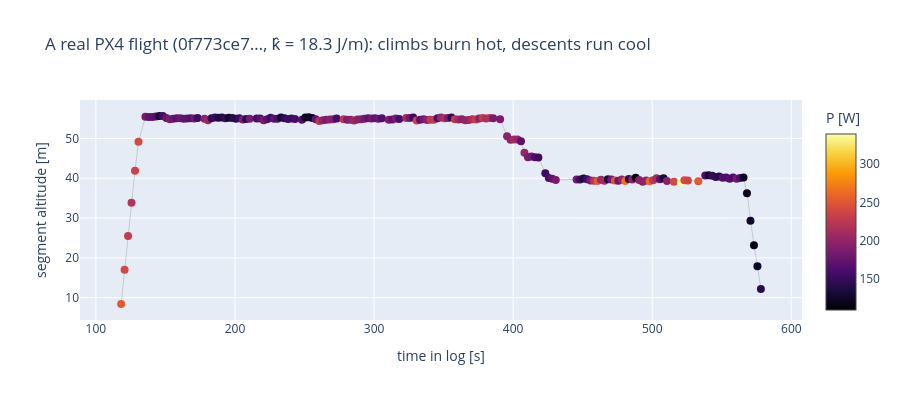

The notebook cell saved with this chart:
### Markdown cell above
## 7. The real fleet: the ledger on the physical world

Everything above ran on the synthetic bridge, so every number was checkable.
Now the **same estimator — not one line changed** — on real crowd-sourced PX4
Flight Review logs (CC-BY). Five flights of three physical vehicles are frozen
as a test fixture (`tests/fixtures/uav/real_segments.csv`), so this section
always runs offline; when the full curated corpus
(`data/uav_fleet/segments.parquet`) is present, it reproduces the fleet headline:

> **From 129 crowd-sourced flights of 33 multirotors: climb costs more (k > 0)
> in 98%**, median `k` = 7.9 J/m (physical for a ~1 kg quad at `η↑ ≈ 0.65`), and
> `k` is a **per-vehicle constant** — median within-vehicle CV 0.35 against
> cross-vehicle CV 2.09, a six-fold separation. And by §5, none of it was
> readable from the flight paths.

Real data is also where the honest boundaries live: ~59% of public logs carry no
current sensor, most of the rest never climb — the ledger is unidentifiable
without vertical dynamic range, so `ledger_conditioned` gates each flight on its
*geometry*, before any fit. The survivorship path (421k public logs → 129
conditioned flights) is recorded in `spec/uav_energy_gauge_OUTCOMES.md`.

### Code cell
fixture = pd.read_csv(_p / "tests" / "fixtures" / "uav" / "real_segments.csv")
ks_fix = k_series(fit_per_log(fixture)).sort_values()
print(f"frozen fixture: {fixture['log_id'].nunique()} real flights, "
      f"{len(fixture)} segments, {fixture['vehicle_uuid'].nunique()} physical vehicles")
print("per-flight ledger k̂ [J/m]:",
      "  ".join(f"{str(l)[:8]}…={k:.1f}" for l, k in ks_fix.items()))

# One real flight, seen the way the estimator sees it: altitude vs time,
# each segment colored by its electrical power — the climbs burn hot.
lid = fixture["log_id"].value_counts().idxmax()
g = fixture[fixture["log_id"] == lid].sort_values("t0")
fig = go.Figure(go.Scatter(
    x=np.array(g["t0"]), y=np.array(g["mid_z"]), mode="markers+lines",
    line=dict(color="rgba(120,120,120,0.3)", width=1),
    marker=dict(size=8, color=np.array(g["energy"] / g["dt"]), colorscale="Inferno",
                colorbar=dict(title="P [W]")),
))
fig.update_layout(height=400, paper_bgcolor="white",
                  title=f"A real PX4 flight ({str(lid)[:8]}…, k̂ = {ks_fix[lid]:.1f} J/m): "
                        "climbs burn hot, descents run cool",
                  xaxis_title="time in log [s]", yaxis_title="segment altitude [m]")
fig.show()

### Figure 1 — Plotly figure (JSON) as saved in the notebook; plotly's stock layout.template omitted (floating-point values rounded to 4 significant figures; data arrays with more than 128 entries replaced by an {"elided": "..."} marker saying what was removed)
{"data": [{"line": {"color": "rgba(120,120,120,0.3)", "width": 1}, "marker": {"color": {"elided": "165 float values"}, "colorbar": {"title": {"text": "P [W]"}}, "colorscale": [[0.0, "#000004"], [0.1111, "#1b0c41"], [0.2222, "#4a0c6b"], [0.3333, "#781c6d"], [0.4444, "#a52c60"], [0.5556, "#cf4446"], [0.6667, "#ed6925"], [0.7778, "#fb9b06"], [0.8889, "#f7d13d"], [1.0, "#fcffa4"]], "size": 8}, "mode": "markers+lines", "type": "scatter", "x": {"elided": "165 float values"}, "y": {"elided": "165 float values"}}], "layout": {"height": 400, "paper_bgcolor": "white", "title": {"text": "A real PX4 flight (0f773ce7…, k̂ = 18.3 J/m): climbs burn hot, descents run cool"}, "xaxis": {"title": {"text": "time in log [s]"}}, "yaxis": {"title": {"text": "segment altitude [m]"}}}}
